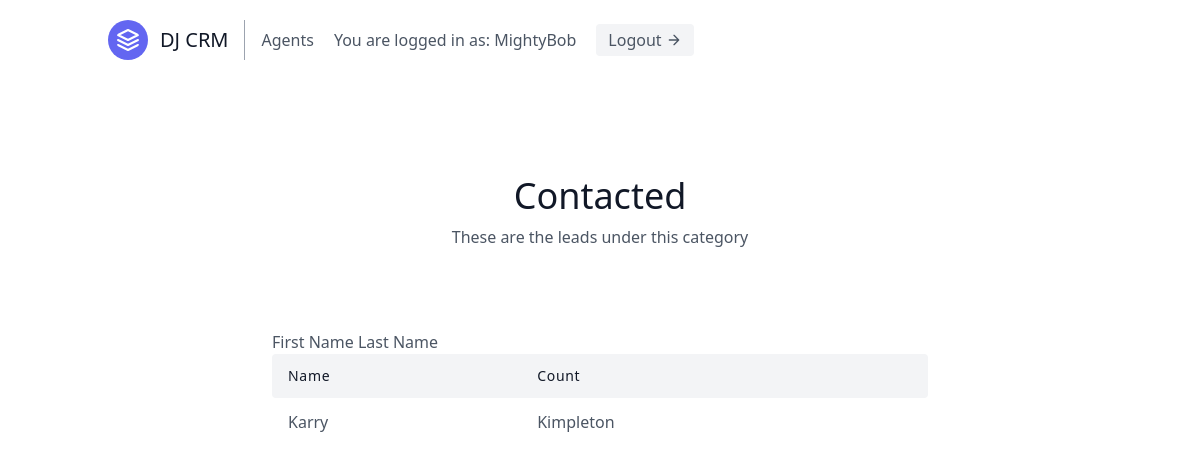
The app's page /leads/categories/1/ (signed in) with its own data.
### leads/models.py (models this page shows, shortened)
class User(AbstractUser):
    is_organiser = models.BooleanField(default=True)
    is_agent = models.BooleanField(default=False)

class Category(models.Model):
    name = models.CharField(max_length=30) # New, Contacted, Converted, Unconverted
    organisation = models.ForeignKey(UserProfile, on_delete=models.CASCADE)

class Lead(models.Model):
    first_name = models.CharField(max_length=20)
    last_name = models.CharField(max_length=20)
    age = models.IntegerField(default=0)
    organisation = models.ForeignKey(UserProfile, on_delete=models.CASCADE)
    agent = models.ForeignKey("Agent", null=True, blank=True, on_delete=models.SET_NULL) #CASCADE
    category = models.ForeignKey("Category", related_name="leads", null=True, blank=True, on_delete=models.SET_NULL)

### leads/views.py (the view)
# urls.py: path('categories/<int:pk>/', CategoryDetailView.as_view(), name='category-detail'),
class CategoryDetailView(LoginRequiredMixin, generic.DetailView):
    template_name = "leads/category_detail.html"
    context_object_name = "category"
    def get_queryset(self):
        user = self.request.user
        if user.is_organiser:
            queryset = Category.objects.filter(
                organisation=user.userprofile,
            )
        else:
            queryset = Category.objects.filter(
                organisation=user.agent.organisation,
            )
        return queryset

### leads/templates/leads/category_detail.html (shortened to what this page needs)
{% extends "base.html" %}
{% block content %}
<section class="text-gray-600 body-font">
  <div class="container px-5 py-24 mx-auto">
    <div class="flex flex-col text-center w-full mb-20">
      <h1 class="sm:text-4xl text-3xl font-medium title-font mb-2 text-gray-900">{{ category.name }}</h1>
      <p class="lg:w-2/3 mx-auto leading-relaxed text-base">
      These are the leads under this category
      </p>
    </div>
    <div class="lg:w-2/3 w-full mx-auto overflow-auto">
      <table class="table-auto w-full text-left whitespace-no-wrap">
        <thead>
          <tr>
            <th class="px-4 py-3 title-font tracking-wider font-medium text-gray-900 text-sm bg-gray-100 rounded-tl rounded-bl">Name</th>
            <th class="px-4 py-3 title-font tracking-wider font-medium text-gray-900 text-sm bg-gray-100">Count</th>
            <th class="w-10 title-font tracking-wider font-medium text-gray-900 text-sm bg-gray-100 rounded-tr rounded-br"></th>
          </tr>
        </thead>
        <tbody>
            {% for lead in category.leads.all %}
                <tr>
                    <td class="px-4 py-3">{{ lead.first_name }}</td>
                    <td class="px-4 py-3">{{ lead.last_name }}</td>
                </tr>
            {% endfor %}
        </tbody>
      </table>
    </div>
  </div>
</section>
{% endblock content %}

### templates/navbar.html (shortened to what this page needs)
<header class="text-gray-600 body-font">
  <div class="container mx-auto flex flex-wrap p-5 flex-col md:flex-row items-center">
    <a class="flex title-font font-medium items-center text-gray-900 mb-4 md:mb-0">
      <svg xmlns="http://www.w3.org/2000/svg" fill="none" stroke="currentColor" stroke-linecap="round" stroke-linejoin="round" stroke-width="2" class="w-10 h-10 text-white p-2 bg-indigo-500 rounded-full" viewBox="0 0 24 24">
        <path d="M12 2L2 7l10 5 10-5-10-5zM2 17l10 5 10-5M2 12l10 5 10-5"></path>
      </svg>
      <span class="ml-3 text-xl">DJ CRM</span>
    </a>
    <nav class="md:mr-auto md:ml-4 md:py-1 md:pl-4 md:border-l md:border-gray-400	flex flex-wrap items-center text-base justify-center">
        {% if not request.user.is_authenticated %}
          <a href="{% url 'signup' %}" class="mr-5 hover:text-gray-900">Signup</a>
        {% else %}
          <a href="{% url 'agents:agent-list' %}" class="mr-5 hover:text-gray-900">Agents</a>
        {% endif %}
        {% if request.user.is_authenticated %}
          You are logged in as: {{ request.user.username }}
        <a href="{% url 'logout' %}" class="ml-5 inline-flex items-center bg-gray-100 border-0 py-1 px-3 focus:outline-none hover:bg-gray-200 rounded text-base mt-4 md:mt-0">
        Logout
            <svg fill="none" stroke="currentColor" stroke-linecap="round" stroke-linejoin="round" stroke-width="2" class="w-4 h-4 ml-1" viewBox="0 0 24 24">
            <path d="M5 12h14M12 5l7 7-7 7"></path>
            </svg>
    </a>
        {% endif %}
  </div>
</header>

### records on screen
User: user.username "MightyBob"
Category: name "Contacted"
Lead: first_name "Karry", last_name "Kimpleton"
